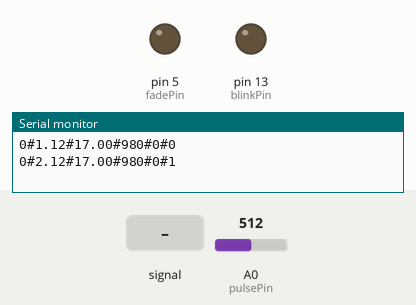
The sketch below on a simulated Arduino Uno, built with avr-gcc and run on an emulated ATmega328P. Shown: output pins drawn as LEDs (lit = HIGH), the last lines printed to the serial monitor. The inputs (shaded band) are chosen by the test bench; at power-on: A0 (pulsePin) = 512.

Above: at 1.2 s.
1.3 s: A0 (pulsePin) fed a 2 Hz sine of ±306 counts around its level
At 3.86 s:
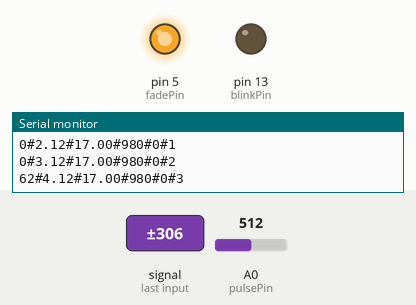
4.3 s: A0 (pulsePin) set to 528
At 6.7 s:
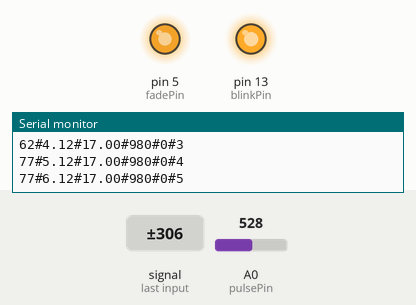
7.3 s: A0 (pulsePin) set to 511
At 10.1 s:
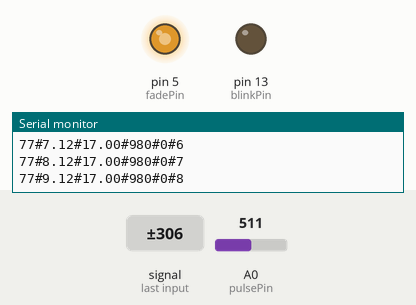
10.3 s: A0 (pulsePin) fed a 1000 Hz sine of ±255 counts around its level
At 10.9 s:
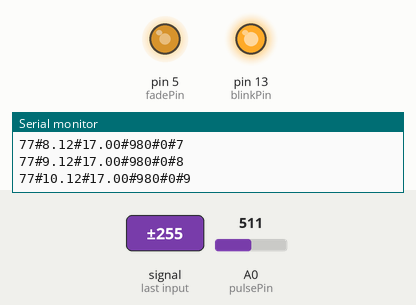
13.3 s: A0 (pulsePin) fed a 200 Hz sine of ±81 counts around its level
At 14.5 s:
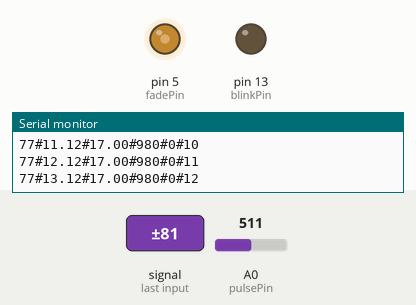
16.3 s: A0 (pulsePin) set to 535
At 29.0 s:
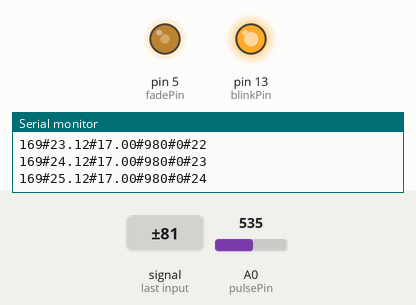
Timing chart, 0 to 29.5 s (numbered marks = the images above; inputs shaded):
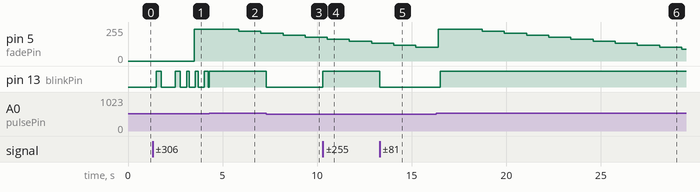

The sketch:

testeSOHBATIMENTOS.ino
```cpp
#include <string.h>

char texto[60];
char texto1[60];
char texto2[60];
char texto3[60];
char tex[24];
char tex2[24];
char tex3[24];
// variaveis do sensor hall ///////////////////
int seg=0;
int min=0;
// define a porta para o acionamento do led
int pinosinal = 4;
// Armazena informações sobre a leitura do sensor
int leitura;
long startTime ;                    // momento de partida do cronômetro
long elapsedTime ;                  // tempo decorrido no cronômetro
int fractional;                     // variável a guardar parte fracionária do tempo
int numero = 1;
int i=0;
int j=0;

/////////////////////////////////////////////////////
// coleta do sensor
float distancia = 0.0000;
float distancia_ideal = 1.12;
float velocidade = 17.00;
float velocidade_real = 0.0000;
int emg = 980;
// dados por segundo
int   BPM_segundo[30];
float DIS_segundo[30];
float VEL_segundo[30];
float EMG_segundo[30];
// dados parciais
int   parcial_BPM = 0;
float parcial_DIS = 0.00;
float parcial_VEL = 0.00;
float parcial_EMG = 0.00;
// media final
int   media_BPM = 0;
float media_DIS = 0.00;
float media_VEL = 0.00;
float media_EMG = 0.00;
// soma intermediaria
int   s_BPM = 0;
float s_VEL = 0.00;
float s_EMG = 0.00;
// equacoes
float x1 = 0.00;
float x2 = 0.00;
float x3 = 0.00;
//////////////////////////////////////////////////

// variaveis do sensor de batimentos /////////////
int pulsePin = A0;                 // Pulse Sensor purple wire connected to analog pin 0
int blinkPin = 13;                // pin to blink led at each beat
int fadePin = 5;                  // pin to do fancy classy fading blink at each beat
int fadeRate = 0;                 // used to fade LED on with PWM on fadePin
// Volatile Variables, used in the interrupt service routine!
volatile int BPM;                   // int that holds raw Analog in 0. updated every 2mS
volatile int Signal;                // holds the incoming raw data
volatile int IBI = 600;             // int that holds the time interval between beats! Must be seeded!
volatile boolean Pulse = false;     // "True" when User's live heartbeat is detected. "False" when not a "live beat".
volatile boolean QS = false;        // becomes true when Arduoino finds a beat.
// Regards Serial OutPut  -- Set This Up to your needs
static boolean serialVisual = false;   // Set to 'false' by Default.  Re-set to 'true' to see Arduino Serial Monitor ASCII Visual Pulse
volatile int rate[10];                    // array to hold last ten IBI values
volatile unsigned long sampleCounter = 0;          // used to determine pulse timing
volatile unsigned long lastBeatTime = 0;           // used to find IBI
volatile int P =512;                      // used to find peak in pulse wave, seeded
volatile int T = 512;                     // used to find trough in pulse wave, seeded
volatile int thresh = 525;                // used to find instant moment of heart beat, seeded
volatile int amp = 100;                   // used to hold amplitude of pulse waveform, seeded
volatile boolean firstBeat = true;        // used to seed rate array so we startup with reasonable BPM
volatile boolean secondBeat = false;      // used to seed rate array so we startup with reasonable BPM
/////////////////////////////////////////////////////////////////////////////////////////////////////////////

// funcoes do sensor de batimentos ////////////////////////////
void interruptSetup(){
  // Initializes Timer2 to throw an interrupt every 2mS.
  TCCR2A = 0x02;     // DISABLE PWM ON DIGITAL PINS 3 AND 11, AND GO INTO CTC MODE
  TCCR2B = 0x06;     // DON'T FORCE COMPARE, 256 PRESCALER
  OCR2A = 0X7C;      // SET THE TOP OF THE COUNT TO 124 FOR 500Hz SAMPLE RATE
  TIMSK2 = 0x02;     // ENABLE INTERRUPT ON MATCH BETWEEN TIMER2 AND OCR2A
  sei();             // MAKE SURE GLOBAL INTERRUPTS ARE ENABLED
}


// THIS IS THE TIMER 2 INTERRUPT SERVICE ROUTINE.
// Timer 2 makes sure that we take a reading every 2 miliseconds
ISR(TIMER2_COMPA_vect){                         // triggered when Timer2 counts to 124
  cli();                                      // disable interrupts while we do this
  Signal = analogRead(pulsePin);              // read the Pulse Sensor
  sampleCounter += 2;                         // keep track of the time in mS with this variable
  int N = sampleCounter - lastBeatTime;       // monitor the time since the last beat to avoid noise

    //  find the peak and trough of the pulse wave
  if(Signal < thresh && N > (IBI/5)*3){       // avoid dichrotic noise by waiting 3/5 of last IBI
    if (Signal < T){                        // T is the trough
      T = Signal;                         // keep track of lowest point in pulse wave
    }
  }

  if(Signal > thresh && Signal > P){          // thresh condition helps avoid noise
    P = Signal;                             // P is the peak
  }                                        // keep track of highest point in pulse wave

  //  NOW IT'S TIME TO LOOK FOR THE HEART BEAT
  // signal surges up in value every time there is a pulse
  if (N > 250){                                   // avoid high frequency noise
    if ( (Signal > thresh) && (Pulse == false) && (N > (IBI/5)*3) ){
      Pulse = true;                               // set the Pulse flag when we think there is a pulse
      digitalWrite(blinkPin,HIGH);                // turn on pin 13 LED
      IBI = sampleCounter - lastBeatTime;         // measure time between beats in mS
      lastBeatTime = sampleCounter;               // keep track of time for next pulse

      if(secondBeat){                        // if this is the second beat, if secondBeat == TRUE
        secondBeat = false;                  // clear secondBeat flag
        for(int i=0; i<=9; i++){             // seed the running total to get a realisitic BPM at startup
          rate[i] = IBI;
        }
      }

      if(firstBeat){                         // if it's the first time we found a beat, if firstBeat == TRUE
        firstBeat = false;                   // clear firstBeat flag
        secondBeat = true;                   // set the second beat flag
        sei();                               // enable interrupts again
        return;                              // IBI value is unreliable so discard it
      }


      // keep a running total of the last 10 IBI values
      word runningTotal = 0;                  // clear the runningTotal variable

      for(int i=0; i<=8; i++){                // shift data in the rate array
        rate[i] = rate[i+1];                  // and drop the oldest IBI value
        runningTotal += rate[i];              // add up the 9 oldest IBI values
      }

      rate[9] = IBI;                          // add the latest IBI to the rate array
      runningTotal += rate[9];                // add the latest IBI to runningTotal
      runningTotal /= 10;                     // average the last 10 IBI values
      BPM = 60000/runningTotal;               // how many beats can fit into a minute? that's BPM!
      QS = true;                              // set Quantified Self flag
      // QS FLAG IS NOT CLEARED INSIDE THIS ISR
    }
  }

  if (Signal < thresh && Pulse == true){   // when the values are going down, the beat is over
    digitalWrite(blinkPin,LOW);            // turn off pin 13 LED
    Pulse = false;                         // reset the Pulse flag so we can do it again
    amp = P - T;                           // get amplitude of the pulse wave
    thresh = amp/2 + T;                    // set thresh at 50% of the amplitude
    P = thresh;                            // reset these for next time
    T = thresh;
  }

  if (N > 2500){                           // if 2.5 seconds go by without a beat
    thresh = 512;                          // set thresh default
    P = 512;                               // set P default
    T = 512;                               // set T default
    lastBeatTime = sampleCounter;          // bring the lastBeatTime up to date
    firstBeat = true;                      // set these to avoid noise
    secondBeat = false;                    // when we get the heartbeat back
  }

  sei();                                   // enable interrupts when youre done!
}// end isr

void sendDataToSerial(char symbol, int data ){
 //Serial.print(symbol);

  //Serial.println(data);
  }


//  Code to Make the Serial Monitor Visualizer Work
void arduinoSerialMonitorVisual(char symbol, int data ){
  const int sensorMin = 0;      // sensor minimum, discovered through experiment
const int sensorMax = 1024;    // sensor maximum, discovered through experiment

  int sensorReading = data;
  // map the sensor range to a range of 12 options:
  int range = map(sensorReading, sensorMin, sensorMax, 0, 11);

  // do something different depending on the
  // range value:
  switch (range) {
  case 0:
    Serial.println("");     /////ASCII Art Madness
    break;
  case 1:
    Serial.println("---");
    break;
  case 2:
    Serial.println("------");
    break;
  case 3:
    Serial.println("---------");
    break;
  case 4:
    Serial.println("------------");
    break;
  case 5:
    Serial.println("--------------|-");
    break;
  case 6:
    Serial.println("--------------|---");
    break;
  case 7:
    Serial.println("--------------|-------");
    break;
  case 8:
    Serial.println("--------------|----------");
    break;
  case 9:
    Serial.println("--------------|----------------");
    break;
  case 10:
    Serial.println("--------------|-------------------");
    break;
  case 11:
    Serial.println("--------------|-----------------------");
    break;

  }
}

void serialOutput(){   // Decide How To Output Serial.
 if (serialVisual == true){
     arduinoSerialMonitorVisual('-', Signal);   // goes to function that makes Serial Monitor Visualizer
 } else{
      sendDataToSerial('S', Signal);     // goes to sendDataToSerial function
 }
}


//  Decides How To OutPut BPM and IBI Data
void serialOutputWhenBeatHappens(){
 if (serialVisual == true){            //  Code to Make the Serial Monitor Visualizer Work
    Serial.print("*** Batimenco Cardiaco *** ");  //ASCII Art Madness
    Serial.print("BPM: ");
    Serial.print(BPM);
    Serial.print("  ");
 } else{
        sendDataToSerial('B',BPM);   // send heart rate with a 'B' prefix
        sendDataToSerial('Q',IBI);   // send time between beats with a 'Q' prefix
 }
}


void ledFadeToBeat(){
    fadeRate -= 15;                         //  set LED fade value
    fadeRate = constrain(fadeRate,0,255);   //  keep LED fade value from going into negative numbers!
    analogWrite(fadePin,fadeRate);          //  fade LED
  }
//////////////////////////////////////////////////////////////////////////////////////////////////////////////


void setup() {

  pinMode(blinkPin,OUTPUT);         // pin that will blink to your heartbeat!
  pinMode(fadePin,OUTPUT);          // pin that will fade to your heartbeat!
  Serial.begin(9600);
  interruptSetup();


  //Define o pino do sensor hall como entrada
 // pinMode(pinosinal, INPUT);

}

void loop() {

//char stempo[10];
//if(min < 10){
  //strcat(stempo,"0");}

  if (QS == true){     // A Heartbeat Was Found
                       // BPM and IBI have been Determined
                       // Quantified Self "QS" true when arduino finds a heartbeat
        fadeRate = 255;         // Makes the LED Fade Effect Happen
                                // Set 'fadeRate' Variable to 255 to fade LED with pulse
        serialOutputWhenBeatHappens();   // A Beat Happened, Output that to serial.
        QS = false;                      // reset the Quantified Self flag for next time
  }

  ledFadeToBeat();                      // Makes the LED Fade Effect Happen
 delay(20);

static unsigned long ult_tempo = 0;
  int tempo = millis();
  if(tempo - ult_tempo >= 1000){
  ult_tempo = tempo;
  seg++;
  }


   if((min != 30)){

  //char stempo = "0";
  sprintf(texto, "%d", BPM);
  sprintf(texto3, "%d", emg);
  sprintf(texto1, "%d", min);
  sprintf(texto2, "%d", seg);

  char *valor = dtostrf(distancia_ideal,4,2,tex);
  char *valor2 = dtostrf(velocidade,5,2,tex2);
  //char *valor3 = dtostrf(emg,4,2,tex3);
   strcat(texto,"#");
   strcat(texto,valor);
   strcat(texto,"#");
   strcat(texto,valor2);
   strcat(texto,"#");
   strcat(texto,texto3);
   strcat(texto,"#");
   strcat(texto,texto1);
   strcat(texto,"#");
   strcat(texto,texto2);
   //strcat(texto,"#");
   //Serial.println(BPM);
   //delay(1000);
   Serial.println(texto);
   distancia_ideal++;
   delay(150);
  // Serial.println(velocidade);
  // Serial.println(emg);
  // Serial.println(seg);
  // Serial.println(min);
  // Serial.println(parcial_BPM);
  // Serial.println(parcial_DIS);
  // Serial.println(parcial_VEL);
  // Serial.println(parcial_EMG);
   parcial_DIS = 0.00;
   parcial_BPM = 0;
   parcial_VEL = 0.00;
   parcial_EMG = 0.00; }


   if(min == 30){

   }

      delay(1000);
      //numero++;
    //}

  //}

  if(min !=30 && (seg !=30 || seg != 60)){
   for(i=0; i<30 ; i++){
    if(min != 30 && seg == i){
      BPM_segundo[i] = BPM;
      VEL_segundo[i] = velocidade;
      EMG_segundo[i] = emg;
     }
    }
  }
   if(min != 30 && seg == 30){
       s_BPM = 0;
       s_VEL = 0;
       s_EMG = 0;
      for(j=0; j<30; j++){
        s_BPM = s_BPM + BPM_segundo[j];
        s_VEL = s_VEL + VEL_segundo[j];
        s_EMG = s_EMG + EMG_segundo[j];}
      parcial_DIS = distancia_ideal;
      parcial_BPM = s_BPM/30;
      parcial_VEL = s_VEL/30.00;
      parcial_EMG = s_EMG/30.00;
      // Serial.println(parcial_BPM);
       //Serial.println(parcial_DIS);
      // Serial.println(parcial_VEL);
       //Serial.println(parcial_EMG);
   }
   if(min != 30 && seg == 60){
       s_BPM = 0;
       s_VEL = 0;
       s_EMG = 0;
      for(j=0; j<30; j++){
        s_BPM = s_BPM + BPM_segundo[j];
        s_VEL = s_VEL + VEL_segundo[j];
        s_EMG = s_EMG + EMG_segundo[j];}
      parcial_DIS = distancia_ideal;
      parcial_BPM = s_BPM/30;
      parcial_VEL = s_VEL/30.00;
      parcial_EMG = s_EMG/30.00;
       //Serial.println(parcial_BPM);
       //Serial.println(parcial_DIS);
       //Serial.println(parcial_VEL);
       //Serial.println(parcial_EMG);
     seg = 0;
     min++;
   }


}
```

Measured:
- the behaviour switches between 512 and 513 on A0 (pulsePin) (found by bisection; images 1 and 2)
- after the input at 1.3 s, pin 5 (fadePin): 0/255 → 240/255 after 2.2 s; pin 13 (blinkPin): LOW → HIGH after 0.20 s, → LOW 0.24 s later, → HIGH 0.75 s later, → LOW 0.25 s later, … (10 changes in this stretch)
- after the input at 4.3 s, pin 5 (fadePin): 240/255 → 225/255 after 1.6 s, → 210/255 1.2 s later
- after the input at 7.3 s, pin 13 (blinkPin): HIGH → LOW at once
- after the input at 10.3 s, pin 13 (blinkPin): LOW → HIGH at once
- after the input at 13.3 s, pin 13 (blinkPin): HIGH → LOW at once
- after the input at 16.3 s, pin 13 (blinkPin): LOW → HIGH after 0.22 s
